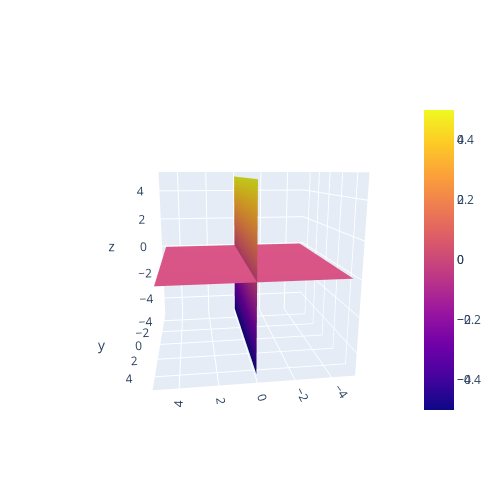

Here is the notebook cell this chart was saved with:
### Code cell
fig = go.Figure(data=[plane1,plane2])

fig.update_layout(
    autosize=False,
    width=500,
    height=500,scene_aspectmode='cube')
fig.show()
